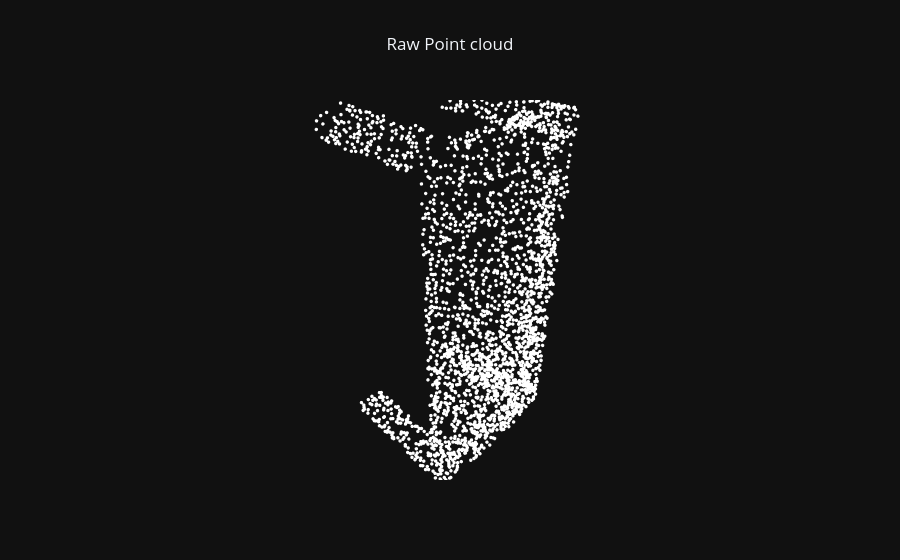

The cell this chart's notebook holds for it:
### Code cell
pc_plots = plot_pc_data3d(x=points[:,0], y=points[:,1], z=points[:,2], apply_color_gradient=False, color=PART_COLORS[seg_labels - 1], marker_size=2)
layout = dict(template="plotly_dark", title="Raw Point cloud", scene=PCD_SCENE, title_x=0.5)
fig = go.Figure(data=pc_plots, layout=layout)   
fig.show()

### Figure 1 — Plotly figure (JSON) as saved in the notebook; plotly's stock layout.template omitted (floating-point values rounded to 4 significant figures; data arrays with more than 128 entries replaced by an {"elided": "..."} marker saying what was removed)
{"data": [{"hoverinfo": "skip", "marker": {"color": {"elided": "2666x3 int values"}, "opacity": 1, "size": 2}, "mode": "markers", "showlegend": false, "type": "scatter3d", "x": {"elided": "2666 float values"}, "y": {"elided": "2666 float values"}, "z": {"elided": "2666 float values"}}], "layout": {"scene": {"aspectmode": "data", "xaxis": {"visible": false}, "yaxis": {"visible": false}, "zaxis": {"visible": false}}, "title": {"text": "Raw Point cloud", "x": 0.5}}}
